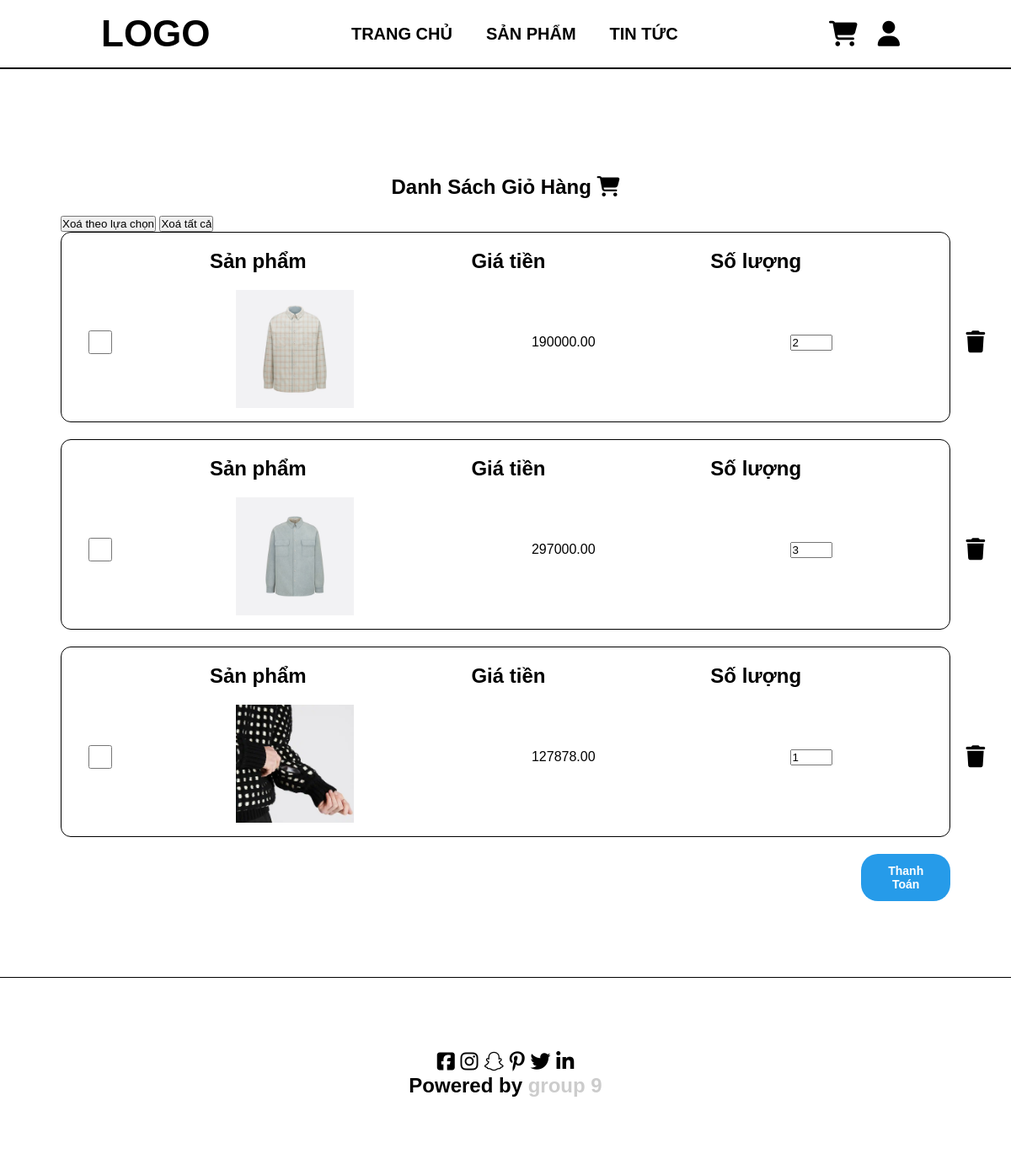
Screenshot of /cart.php (signed in) with the database file from the repository.
### tables this page shows
CREATE TABLE `order_details` (
  `OrderID` int(11) DEFAULT NULL,
  `ProductID` int(11) DEFAULT NULL,
  `Quantity` int(11) DEFAULT NULL,
  `Price` decimal(10,2) DEFAULT NULL
);

CREATE TABLE `products` (
  `ProductID` int(11) NOT NULL,
  `CategoryID` int(11) NOT NULL,
  `ProductName` varchar(255) DEFAULT NULL,
  `ProductDescription` text DEFAULT NULL,
  `ProductPrice` decimal(10,2) DEFAULT NULL,
  `ProductImage` varchar(255) DEFAULT NULL,
  `QuantityInStock` int(11) DEFAULT NULL
);

### cart.php (the view, shortened to what this page needs)
<?php
require 'header.php';
?>
<div id="body">
    <div class="body-item active">
        <div id="cart_page">
            <div id="cart_list">
                <h2>Danh Sách Giỏ Hàng <i class="fa-solid fa-cart-shopping"></i></h2>
                <ul>
                    <form action="cart.php" method="post">
                        <input type="submit" value="Xoá theo lựa chọn" name="delete_check" class="">
                        <input type="submit" value="Xoá tất cả" name="delete_all" class="">
                        <?php
                        $user_id = $_SESSION['user_id'];
                        $sql_select = "SELECT * FROM orders WHERE UserID = $user_id AND OrderStatus = 0 ORDER BY OrderID DESC LIMIT 1";
                        $result = mysqli_query($conn, $sql_select);
                        $row = mysqli_fetch_assoc($result);
                        if ($row) {
                            $order_id = $row['OrderID'];
                        }else{
                            $sql_insert = "INSERT INTO orders(UserID, OrderDate, TotalAmount, OrderStatus) VALUES ($user_id, NOW(), 0, 0)";
                            mysqli_query($conn, $sql_insert);
                            $order_id = mysqli_insert_id($conn);
                        }
                        $sql_select = "SELECT order_details.OrderID, products.ProductID, products.ProductName, products.ProductImage, order_details.Quantity, order_details.Price
                                    FROM order_details JOIN products ON order_details.ProductID = products.ProductID WHERE order_details.OrderID = $order_id ORDER BY OrderID DESC";
                        $result = mysqli_query($conn, $sql_select);
                        if (mysqli_num_rows($result) > 0) {
                            while ($row = mysqli_fetch_assoc($result)) {
                                $product_id = $row['ProductID'];
                                echo "<li>";
                                echo "<div class='cart_text'>
                                        <h2>Sản phẩm</h2>
                                        <h2>Giá tiền</h2>
                                        <h2>Số lượng</h2>
                                    </div>";
                                echo "<div class='cart_item'>";
                                echo "<div class='tick_box'><input type='checkbox' name='tick_box[]' value='$product_id' id='tick_box'></div>";
                                echo "<div class='cart_product'>
                                        <div class='box'>
                                            <a href='details.php?product_id=$product_id'><img src='" . $row['ProductImage'] . "'></a>
                                        </div>
                                    </div>";
                                echo "<div class='price'><span>" . $row['Price'] . "</span></div>";
                                echo "<div class='quantity'>
                                            <input type='number' value='".$row['Quantity']."' class='quantity_number' style='width: 50px'>
                                    </div>";
                                echo "<div class='delete_button'><a href='cart.php?delete=$product_id'><i class='fa-solid fa-trash'></i></a></div>";
                                echo "</div>";
                                echo "</li>";
                            }
                        } else {
                            echo "<div class='cart-item'>";
                            echo "<h3 style='text-align: center'>Chưa có sản phẩm</h3>";
                            echo "</div>";
                        }
                        ?>
                    </form>
                </ul>
            </div>
            <a href="orders.php?order_id=<?php echo $order_id ?>"><button class="purchase_button">Thanh Toán</button></a>
        </div>
    </div>
</div>
<?php
require 'footer.php';
?>

### assets/style.css (style rules this page uses)
* { margin: 0; padding: 0; font-family: Arial, Helvetica, sans-serif; text-decoration: none; }
#body { margin-top: 80px; padding: 90px 6%; }
#body .body-item { display: none; }
#body .body-item.active { display: block; }
#cart_page #cart_list { width: 100%; background-color: #fff; }
#cart_list > h2 { text-align: center; padding: 20px; }
#cart_list li { list-style-type: none; border: 1px solid #000; border-radius: 12px; margin-bottom: 20px; }
#cart_list .cart_text { display: flex; justify-content: space-evenly; }
#cart_list .cart_text h2 { padding: 20px ; }
#cart_list .cart_item { display: flex; align-items: center; }
#cart_list .cart_item .tick_box { margin-left: 3%; margin-top: -3%; }
#cart_list .cart_item .tick_box input { width: 28px; height: 28px; }
#cart_list .cart_item .cart_product { margin-left: 14%; }
#cart_list .cart_item .price { margin-left: 20%; margin-top: -3%; }
#cart_list .cart_item .quantity { margin-left: 22%; margin-top: -3%; }
#cart_list .cart_item .delete_button { margin-left: 15%; margin-top: -3%; }
#cart_list .cart_item .delete_button a { font-size: 26px; color: #000; }
#cart_list .cart_item .cart_product img { width: 140px; height: 140px; background-color: #ccc; margin-bottom: 16px; object-fit: cover; }
#cart_page .purchase_button { padding: 12px 20px; margin-left: 90%; border: none; border-radius: 20px; background-color: rgb(38, 155, 233); color: #fff; font-weight: bolder; font-size: 14px; }

### css/h3style.css (style rules this page uses)
.cart_product .box img { width: 100%; height: 100%; object-fit: cover; }

### assets/product.css (style rules this page uses)
* { margin: 0; padding: 0; }

### assets/product_add.css (style rules this page uses)
* { margin: 0; padding: 0; font-family: Arial, Helvetica, sans-serif; }

### assets/user_profile.css (style rules this page uses)
* { margin: 0; padding: 0; font-family: Arial, Helvetica, sans-serif; }

### rows the page displays
order_details: ProductID.ProductImage (picture), Price "190000.00", Quantity "2"
order_details: ProductID.ProductImage (picture), Price "297000.00", Quantity "3"
order_details: ProductID.ProductImage (picture), Price "127878.00", Quantity "1"
